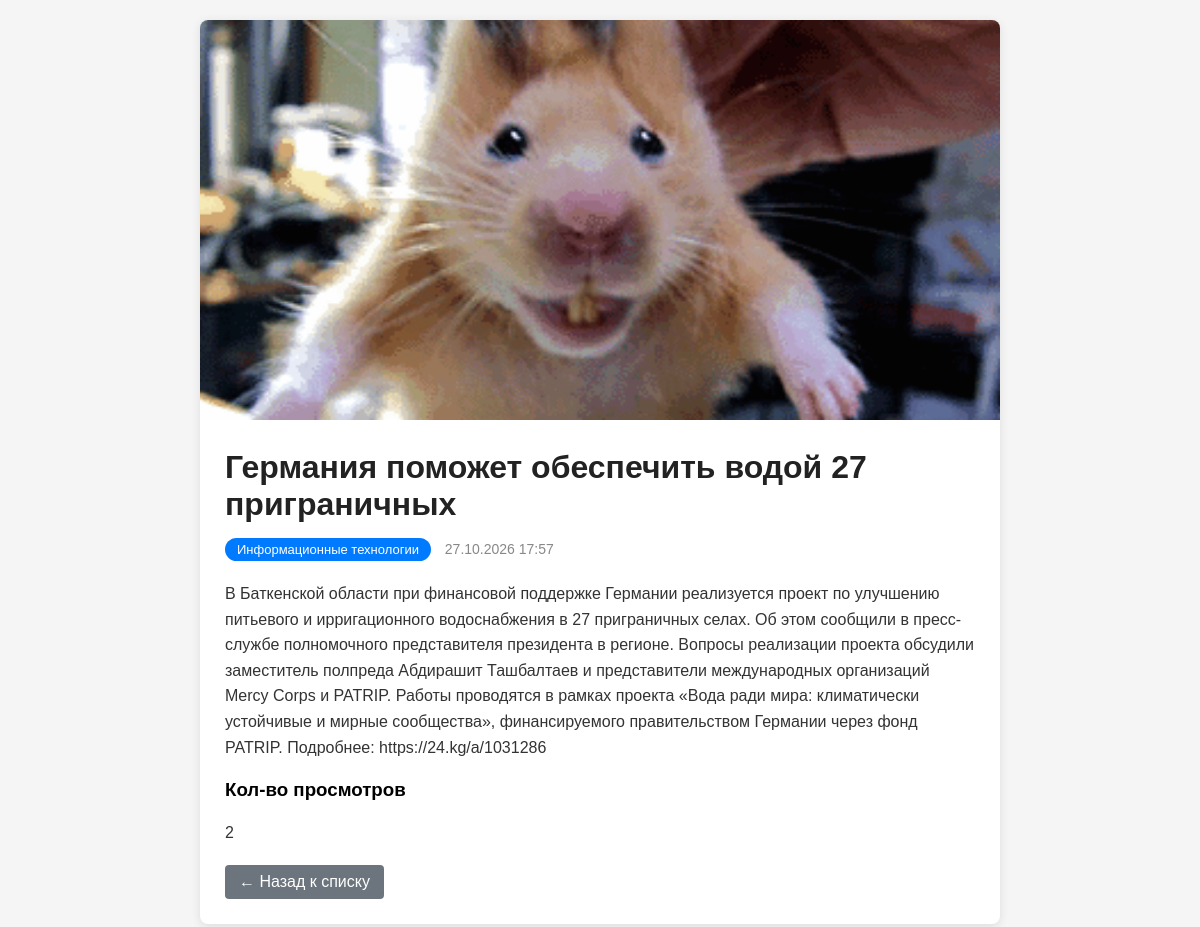
The app's page /blog_list/1/ with its own data.
### blog/models.py (models this page shows, shortened)
class Blog(models.Model):
    title = models.CharField(max_length=50, verbose_name='укажите название блога')
    description = models.TextField(blank=True, verbose_name='укажите описание блога')
    image = models.ImageField(upload_to='blog/', verbose_name='загрузите фото')
    GENRE_BLOG = (
        ('Информационные технологии', 'Информационные технологии'),
        ('Исскуственный интелект', 'Исскуственный интелект'),
        ('Бизнес и работа в IT сфере', 'Бизнес и работа в IT сфере')
    )
    genre_blog = models.CharField(max_length=100, choices=GENRE_BLOG, verbose_name='укажите жанр')
    created_at = models.DateTimeField(auto_now_add=True)
    views = models.PositiveIntegerField(default=0, null=True)
    class Meta:
        verbose_name = 'блог'
        verbose_name_plural = 'блоги'

### blog/views.py (the view)
# urls.py: path('blog_list/<int:id>/', BlogDetailView.as_view(), name='blog_detail'),
class BlogDetailView(generic.DetailView):
    template_name = 'blog_detail.html'
    context_object_name = 'blog_id'
    model = Blog
    pk_url_kwarg = 'id'
    def get_object(self, queryset = None):
        obj = super().get_object(queryset)
        request = self.request
        views_blog = request.session.get('viewed_blog', [])
        if obj.pk not in views_blog:
            self.model.objects.filter(pk=obj.pk).update(views=F('views')+1)
            views_blog.append(obj.pk)
            request.session['views_blog'] = views_blog
            obj.refresh_from_db()
        return obj

### templates/blog_detail.html (shortened to what this page needs)
<!DOCTYPE html>
<html lang="ru">
<head>
</head>
<body>
    <div class="container">
        {% if blog_id.image %}
            <img src="{{ blog_id.image.url }}" alt="{{ blog_id.title }}">
        {% endif %}
        <div class="content">
            <h1>{{ blog_id.title }}</h1>
            <div class="meta">
                <span class="genre">{{ blog_id.genre_blog }}</span>
                {{ blog_id.created_at|date:"d.m.Y H:i" }}
            </div>
            <div class="description">
                {{ blog_id.description }}
            </div>
            <h3>Кол-во просмотров</h3>
            <div class="description">
                {{ blog_id.views }}
            </div>
            <a href="{% url 'blog_list' %}" class="back-link">← Назад к списку</a>
        </div>
    </div>
</body>
</html>

### templates/blog_detail.html (style rules this page uses)
body { font-family: Arial, sans-serif; background: #f5f5f5; margin: 0; padding: 20px; }
.container { max-width: 800px; margin: 0 auto; background: #fff; border-radius: 8px; box-shadow: 0 2px 10px rgba(0,0,0,0.1); overflow: hidden; }
.container img { width: 100%; max-height: 400px; object-fit: cover; }
.content { padding: 25px; }
h1 { margin: 0 0 15px; color: #222; }
.meta { color: #888; font-size: 14px; margin-bottom: 20px; }
.genre { display: inline-block; background: #007bff; color: #fff; padding: 4px 12px; border-radius: 12px; font-size: 13px; margin-right: 10px; }
.description { font-size: 16px; line-height: 1.6; color: #333; }
.back-link { display: inline-block; margin-top: 20px; padding: 8px 14px; background: #6c757d; color: #fff; text-decoration: none; border-radius: 4px; }

### records on screen
Blog: image (picture), title "Германия поможет обеспечить водой 27 приграничных", genre_blog "Информационные технологии", created_at "27.10.2026 17:57", description "В Баткенской области при финансовой поддержке Германии реализуется проект по улучшению питьевого и ирригационного водоснабжения в 27 приграничных селах. Об этом сообщили в пресс-службе полномочного представителя президента в регионе. Вопросы реализации проекта обсудили заместитель полпреда Абдирашит Ташбалтаев и представители международных организаций Mercy Corps и PATRIP. Работы проводятся в рамках проекта «Вода ради мира: климатически устойчивые и мирные сообщества», финансируемого правительством Германии через фонд PATRIP. Подробнее: https://24.kg/a/1031286", views "2"
